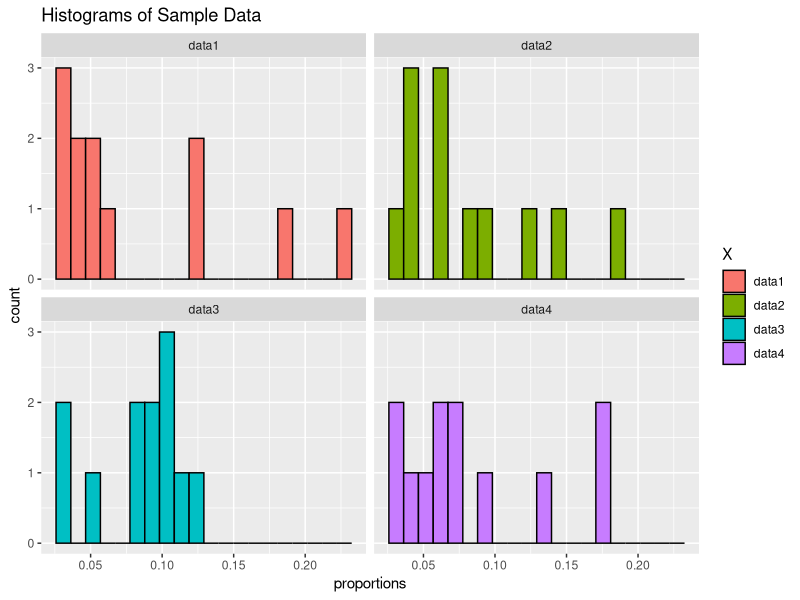

This chart was generated by the following R code:
#Part C
#1. read .csv file containing 4 columns of numbers
#2. convert columns to proportions (ie. divide each number by total for each column)
#3. create 4-panel graph containing histograms for each of the 4 columns
#4. output figure to pdf file

# read csv. file using created sample data
getwd()
mydata<-read.csv("sampledata.csv", header=TRUE)
mydata
names(mydata)
class("X")
str(mydata)
genres<-mydata$X
print(genres)
attach(mydata)
genres<-as.factor(genres)
class(genres)
print(mydata)

#Convert to proportions
points1<-(books[genres=="data1"])
points2<-(books[genres=="data2"])
points3<-(books[genres=="data3"])
points4<-(books[genres=="data4"])

total1<-sum(books[genres=="data1"])
total2<-sum(books[genres =="data2"])
total3<-sum(books[genres =="data3"])
total4<-sum(books[genres=="data4"])

data1<-points1/total1
data2<-points2/total2
data3<-points3/total3
data4<-points4/total4
#create list of results aa new column in dataframe
propdata<-c(data1, data2, data3, data4)
print(propdata)
mydataframe<-data.frame(mydata)
mydataframe$proportions<-propdata
mydataframe
names(mydataframe)

rbind(data1, data2, data3, data4)
print(propdata)
str(propdata)

#Open pdf file to save figure in
pdf("SampleDataPlot.pdf", width=10, height=10)

#Plot histograms on 2x2 panel and save to pdf file
library(ggplot2)
ggplot(data=mydataframe, aes(x=proportions, fill=X))+ 
  geom_histogram(colour="black", bins=20) +
  facet_wrap(~X) + ggtitle("Histograms of Sample Data")
dev.off()
